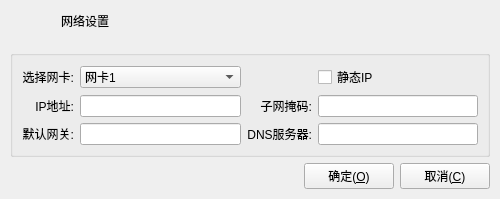
<?xml version="1.0" encoding="UTF-8"?>
<ui version="4.0">
 <class>frmSetNet</class>
 <widget class="QDialog" name="frmSetNet">
  <property name="geometry">
   <rect>
    <x>0</x>
    <y>0</y>
    <width>500</width>
    <height>187</height>
   </rect>
  </property>
  <property name="windowTitle">
   <string>Dialog</string>
  </property>
  <layout class="QVBoxLayout" name="verticalLayout">
   <property name="spacing">
    <number>0</number>
   </property>
   <property name="leftMargin">
    <number>1</number>
   </property>
   <property name="topMargin">
    <number>1</number>
   </property>
   <property name="rightMargin">
    <number>1</number>
   </property>
   <property name="bottomMargin">
    <number>1</number>
   </property>
   <item>
    <widget class="QWidget" name="widget_title" native="true">
     <property name="sizePolicy">
      <sizepolicy hsizetype="Preferred" vsizetype="Fixed">
       <horstretch>0</horstretch>
       <verstretch>0</verstretch>
      </sizepolicy>
     </property>
     <property name="minimumSize">
      <size>
       <width>0</width>
       <height>40</height>
      </size>
     </property>
     <layout class="QHBoxLayout" name="horizontalLayout_4">
      <property name="spacing">
       <number>0</number>
      </property>
      <property name="leftMargin">
       <number>0</number>
      </property>
      <property name="topMargin">
       <number>0</number>
      </property>
      <property name="rightMargin">
       <number>0</number>
      </property>
      <property name="bottomMargin">
       <number>0</number>
      </property>
      <item>
       <widget class="QLabel" name="lab_Ico">
        <property name="sizePolicy">
         <sizepolicy hsizetype="Minimum" vsizetype="Preferred">
          <horstretch>0</horstretch>
          <verstretch>0</verstretch>
         </sizepolicy>
        </property>
        <property name="minimumSize">
         <size>
          <width>60</width>
          <height>0</height>
         </size>
        </property>
        <property name="text">
         <string/>
        </property>
        <property name="alignment">
         <set>Qt::AlignCenter</set>
        </property>
       </widget>
      </item>
      <item>
       <widget class="QLabel" name="lab_Title">
        <property name="sizePolicy">
         <sizepolicy hsizetype="Expanding" vsizetype="Preferred">
          <horstretch>0</horstretch>
          <verstretch>0</verstretch>
         </sizepolicy>
        </property>
        <property name="styleSheet">
         <string notr="true"/>
        </property>
        <property name="text">
         <string>网络设置</string>
        </property>
        <property name="alignment">
         <set>Qt::AlignLeading|Qt::AlignLeft|Qt::AlignVCenter</set>
        </property>
       </widget>
      </item>
      <item>
       <widget class="QWidget" name="widget_menu" native="true">
        <property name="sizePolicy">
         <sizepolicy hsizetype="Minimum" vsizetype="Preferred">
          <horstretch>0</horstretch>
          <verstretch>0</verstretch>
         </sizepolicy>
        </property>
        <layout class="QHBoxLayout" name="horizontalLayout_5">
         <property name="spacing">
          <number>0</number>
         </property>
         <property name="leftMargin">
          <number>0</number>
         </property>
         <property name="topMargin">
          <number>0</number>
         </property>
         <property name="rightMargin">
          <number>0</number>
         </property>
         <property name="bottomMargin">
          <number>0</number>
         </property>
         <item>
          <widget class="QPushButton" name="btnMenu_Close">
           <property name="sizePolicy">
            <sizepolicy hsizetype="Minimum" vsizetype="Expanding">
             <horstretch>0</horstretch>
             <verstretch>0</verstretch>
            </sizepolicy>
           </property>
           <property name="minimumSize">
            <size>
             <width>60</width>
             <height>0</height>
            </size>
           </property>
           <property name="cursor">
            <cursorShape>ArrowCursor</cursorShape>
           </property>
           <property name="focusPolicy">
            <enum>Qt::NoFocus</enum>
           </property>
           <property name="text">
            <string/>
           </property>
           <property name="flat">
            <bool>true</bool>
           </property>
          </widget>
         </item>
        </layout>
       </widget>
      </item>
     </layout>
    </widget>
   </item>
   <item>
    <widget class="QWidget" name="widget_main" native="true">
     <property name="styleSheet">
      <string notr="true"/>
     </property>
     <layout class="QVBoxLayout" name="verticalLayout_2">
      <item>
       <widget class="QGroupBox" name="gboxLeft">
        <property name="title">
         <string/>
        </property>
        <layout class="QGridLayout" name="gridLayout">
         <item row="0" column="0">
          <widget class="QLabel" name="label">
           <property name="text">
            <string>选择网卡:</string>
           </property>
           <property name="alignment">
            <set>Qt::AlignRight|Qt::AlignTrailing|Qt::AlignVCenter</set>
           </property>
          </widget>
         </item>
         <item row="0" column="1">
          <widget class="QComboBox" name="comboBox">
           <item>
            <property name="text">
             <string>网卡1</string>
            </property>
           </item>
           <item>
            <property name="text">
             <string>网卡2</string>
            </property>
           </item>
          </widget>
         </item>
         <item row="0" column="3">
          <widget class="QCheckBox" name="checkBox_2">
           <property name="focusPolicy">
            <enum>Qt::NoFocus</enum>
           </property>
           <property name="text">
            <string>静态IP</string>
           </property>
          </widget>
         </item>
         <item row="1" column="0">
          <widget class="QLabel" name="label_2">
           <property name="text">
            <string>IP地址:</string>
           </property>
           <property name="alignment">
            <set>Qt::AlignRight|Qt::AlignTrailing|Qt::AlignVCenter</set>
           </property>
          </widget>
         </item>
         <item row="1" column="1">
          <widget class="QLineEdit" name="lineEdit"/>
         </item>
         <item row="1" column="2">
          <widget class="QLabel" name="label_3">
           <property name="text">
            <string>子网掩码:</string>
           </property>
           <property name="alignment">
            <set>Qt::AlignRight|Qt::AlignTrailing|Qt::AlignVCenter</set>
           </property>
          </widget>
         </item>
         <item row="1" column="3">
          <widget class="QLineEdit" name="lineEdit_2"/>
         </item>
         <item row="2" column="0">
          <widget class="QLabel" name="label_4">
           <property name="text">
            <string>默认网关:</string>
           </property>
           <property name="alignment">
            <set>Qt::AlignRight|Qt::AlignTrailing|Qt::AlignVCenter</set>
           </property>
          </widget>
         </item>
         <item row="2" column="1">
          <widget class="QLineEdit" name="lineEdit_3"/>
         </item>
         <item row="2" column="2">
          <widget class="QLabel" name="label_5">
           <property name="text">
            <string>DNS服务器:</string>
           </property>
           <property name="alignment">
            <set>Qt::AlignRight|Qt::AlignTrailing|Qt::AlignVCenter</set>
           </property>
          </widget>
         </item>
         <item row="2" column="3">
          <widget class="QLineEdit" name="lineEdit_4"/>
         </item>
        </layout>
       </widget>
      </item>
      <item>
       <layout class="QHBoxLayout" name="horizontalLayout">
        <item>
         <spacer name="horizontalSpacer">
          <property name="orientation">
           <enum>Qt::Horizontal</enum>
          </property>
          <property name="sizeHint" stdset="0">
           <size>
            <width>40</width>
            <height>20</height>
           </size>
          </property>
         </spacer>
        </item>
        <item>
         <widget class="QPushButton" name="btnOk">
          <property name="minimumSize">
           <size>
            <width>90</width>
            <height>0</height>
           </size>
          </property>
          <property name="focusPolicy">
           <enum>Qt::NoFocus</enum>
          </property>
          <property name="styleSheet">
           <string notr="true"/>
          </property>
          <property name="text">
           <string>确定(&amp;O)</string>
          </property>
          <property name="iconSize">
           <size>
            <width>20</width>
            <height>20</height>
           </size>
          </property>
         </widget>
        </item>
        <item>
         <widget class="QPushButton" name="btnCancel">
          <property name="minimumSize">
           <size>
            <width>90</width>
            <height>0</height>
           </size>
          </property>
          <property name="focusPolicy">
           <enum>Qt::NoFocus</enum>
          </property>
          <property name="styleSheet">
           <string notr="true"/>
          </property>
          <property name="text">
           <string>取消(&amp;C)</string>
          </property>
          <property name="iconSize">
           <size>
            <width>20</width>
            <height>20</height>
           </size>
          </property>
         </widget>
        </item>
       </layout>
      </item>
     </layout>
    </widget>
   </item>
  </layout>
 </widget>
 <tabstops>
  <tabstop>comboBox</tabstop>
  <tabstop>lineEdit</tabstop>
  <tabstop>lineEdit_2</tabstop>
  <tabstop>lineEdit_3</tabstop>
  <tabstop>lineEdit_4</tabstop>
 </tabstops>
 <resources/>
 <connections/>
</ui>
